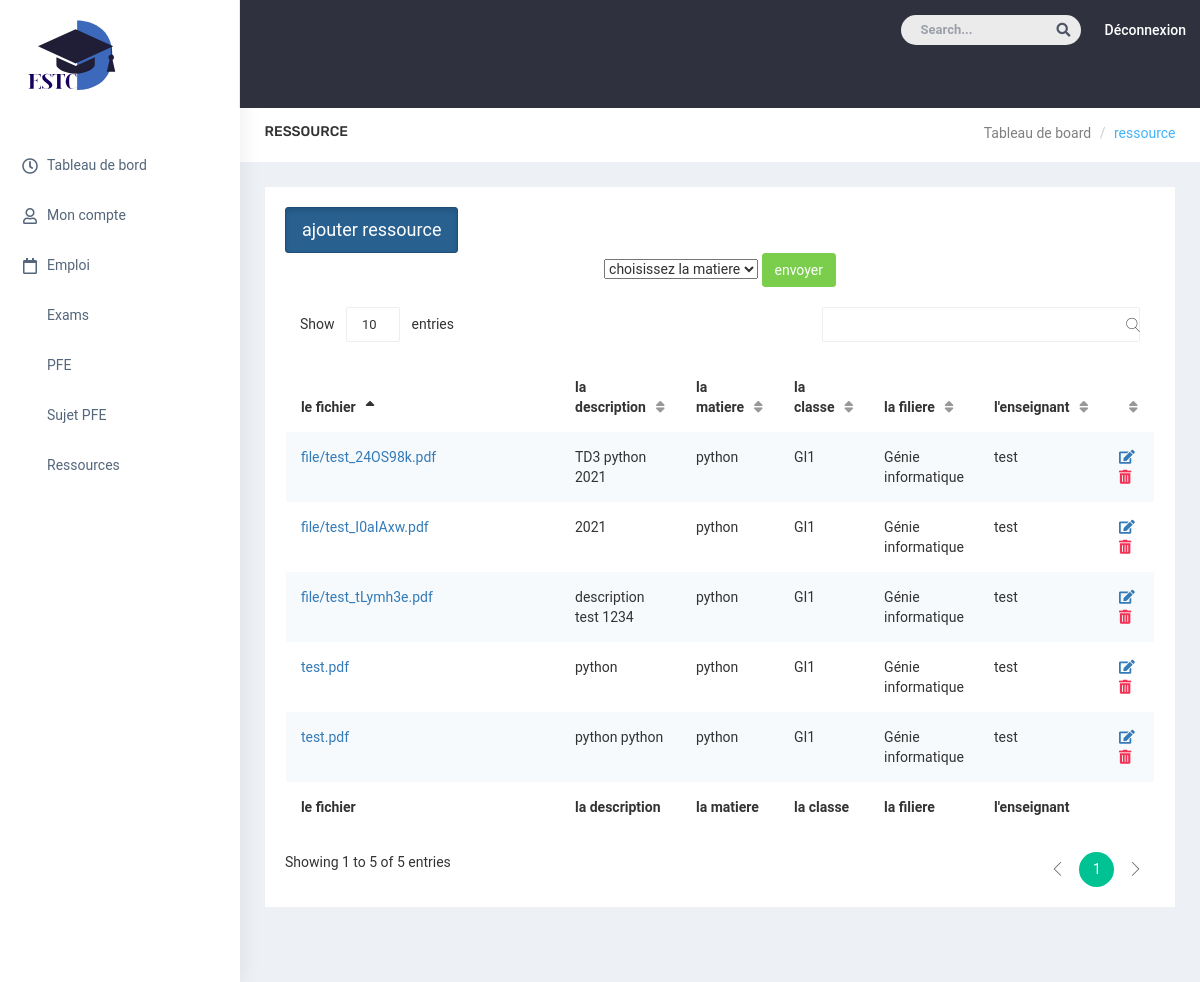
/ressource (signed in), run on the app's committed database.
### gestioncours/models.py (models this page shows, shortened)
class Ressource(models.Model):
    rc_fichier = models.FileField(upload_to='file')
    rc_desc= models.TextField(default="null",blank="true")
    matiere = models.ForeignKey(Matiere, on_delete=models.CASCADE)
    enseignant = models.ForeignKey(Enseignant, on_delete=models.CASCADE, blank="true")
    filiere = models.ForeignKey(Filiere, on_delete=models.CASCADE, blank="true")
    classe = models.ForeignKey(Classe, on_delete=models.CASCADE, blank="true")

class Matiere(models.Model):
   nom_matiere = models.TextField(default="null")
   description =  models.TextField(default="null")
   module= models.ForeignKey(Module, on_delete=models.CASCADE)
   enseignant=models.ForeignKey(Enseignant, on_delete=models.CASCADE,blank="true")
   classe = models.ForeignKey(Classe, on_delete=models.CASCADE,blank='true', null=True)
   def __str__(self):
        return self.nom_matiere

class Classe(models.Model):
  nom_class= models.TextField()
  delegue = models.TextField()
  filiere=models.ForeignKey(Filiere,on_delete=models.CASCADE)
  def __str__(self):
        return self.nom_class

class Filiere(models.Model):
   nom_filiere = models.TextField()
   responsable = models.TextField()
   def __str__(self):
        return self.  nom_filiere

class Enseignant(models.Model):
    user = models.OneToOneField(User, null=True ,on_delete = models.CASCADE)
    nom = models.CharField(max_length=60,default="null")
    prenom = models.CharField(max_length=60,default="null")
    cin = models.CharField(max_length=10,default="null")
    tel = models.IntegerField(default=0)
    email = models.CharField(max_length=25,default="null")
    grade = models.TextField(default="null")
    address_pro = models.TextField(default='null')
    filiere= models.ForeignKey(Filiere, on_delete=models.CASCADE,blank="true")
    def __str__(self):
        return self.nom

### gestioncours/views.py (the view)
# urls.py: path('ressource', views.ressource, name='ressource'),
def ressource(request):
    test = Classe.objects.filter(filiere_id = request.user.enseignant.filiere ).all()
    A=test[0].nom_class
    all_mat = Matiere.objects.filter(enseignant_id = request.user.enseignant.id ).all()
    first = all_mat[0]
    print(first)
    filiere = Filiere.objects.get(pk = request.user.enseignant.filiere_id )
    ressource = Ressource.objects.filter(matiere = first).all()
    if request.method == 'POST':
        mat = request.POST['mat']
        matiere = Matiere.objects.get(nom_matiere = mat)
        ressource = Ressource.objects.filter(matiere = matiere).all()
    return render(request,'ressource.html',{'A':A , 'ressource':ressource , 'all_mat':all_mat})

### templates/ressource.html (shortened to what this page needs)
{% extends 'ens-template.html' %}
{% block content%}
        <div id="page-wrapper">
            <div class="container-fluid">
                <div class="row bg-title">
                    <div class="col-lg-3 col-md-4 col-sm-4 col-xs-12">
                        <h4 class="page-title">ressource</h4>
                    </div>
                    <div class="col-lg-9 col-sm-8 col-md-8 col-xs-12">
                        <ol class="breadcrumb">
                            <li><a href="#">Tableau de board</a></li>
                            <li class="active">ressource</li>
                        </ol>
                    </div>
                </div>
   <div class="row">
     <div class="col-lg-12 col-md-12 col-sm-12 col-xs-12">
                    <div class="data-table-list">
                        <div class="basic-tb-hd">
                            <a href="{% url 'rc_ens' %}" class="btn btn-primary btn-lg active" role="button" aria-pressed="true">ajouter ressource </a>
                            <div class="basic-tb-hd" style="text-align:center;">
                            <form class="form" method="post">
                              <select class="form-select" aria-label="Default select example" name="mat">
                                <option selected> choisissez la matiere</option>
                            </select>
                                <button  type="submit" class="btn btn-success">envoyer</button>
                            </form>
                            </div>
                        </div>
                        <div class="table-responsive">
                            <table id="data-table-basic" class="table table-striped">
                                <thead>
                                    <tr>
                                        <th>le fichier</th>
                                        <th>la description</th>
                                        <th>la matiere</th>
                                        <th>la classe</th>
                                        <th>la filiere</th>
                                        <th>l'enseignant</th>
                                        <th></th>
                                    </tr>
                                </thead>
                                <tbody>
                                   {%for item in ressource %}
                                    <tr>
                                        <td><object data="{{item.rc_fichier.url }}" type="application/pdf" width="300" height="200">
                                            <a href="{{item.rc_fichier.url }}">{{item.rc_fichier}}</a>
                                              </object>  </td>
                                            <td>{{item.rc_desc}}</td>
                                          <td>{{item.matiere}}</td>
                                          <td>{{item.classe}}</td>
                                          <td>{{item.filiere}}</td>
                                          <td>{{item.enseignant}}</td>
                                          {% if item.enseignant.id == request.user.enseignant.id %}
                                          <td>
                                            <a href="{% url 'update_rc_ens' item.id %}"> <i class="fas fa-edit"></i> </a>
                                            <a class="text-danger" href="{% url 'delete_rc_ens' item.id %}"> <i class="fas fa-trash-alt"></i> </a>
                                          </td>
                                          {%else%}
                                          <td></td>
                                          {% endif %}
                                    </tr>
                                 {% endfor %}
                                </tbody>
                                           <tfoot>
                                    <tr>
                                      <th>le fichier</th>
                                      <th>la description</th>
                                      <th>la matiere</th>
                                      <th>la classe</th>
                                      <th>la filiere</th>
                                      <th>l'enseignant</th>
                                      <th></th>
                                    </tr>
                                </tfoot>
                            </table>
                        </div>
                    </div>
                </div>
   </div>
                </div>
            </div>
        {% endblock %}

### static/css/colors/default.css (style rules this page uses)
body { background: #fff; }
.bg-title .breadcrumb .active { color: #41b3f9; }

### data on the page
Ressource: rc_fichier "test.pdf", rc_desc "python", matiere "python", classe "GI1", filiere "Génie informatique", enseignant "test"
Ressource: rc_fichier "test.pdf", rc_desc "python python", matiere "python", classe "GI1", filiere "Génie informatique", enseignant "test"
Ressource: rc_fichier "file/test_tLymh3e.pdf", rc_desc "description test 1234", matiere "python", classe "GI1", filiere "Génie informatique", enseignant "test"
Ressource: rc_fichier "file/test_I0aIAxw.pdf", rc_desc "2021", matiere "python", classe "GI1", filiere "Génie informatique", enseignant "test"
Ressource: rc_fichier "file/test_24OS98k.pdf", rc_desc "TD3 python 2021", matiere "python", classe "GI1", filiere "Génie informatique", enseignant "test"
